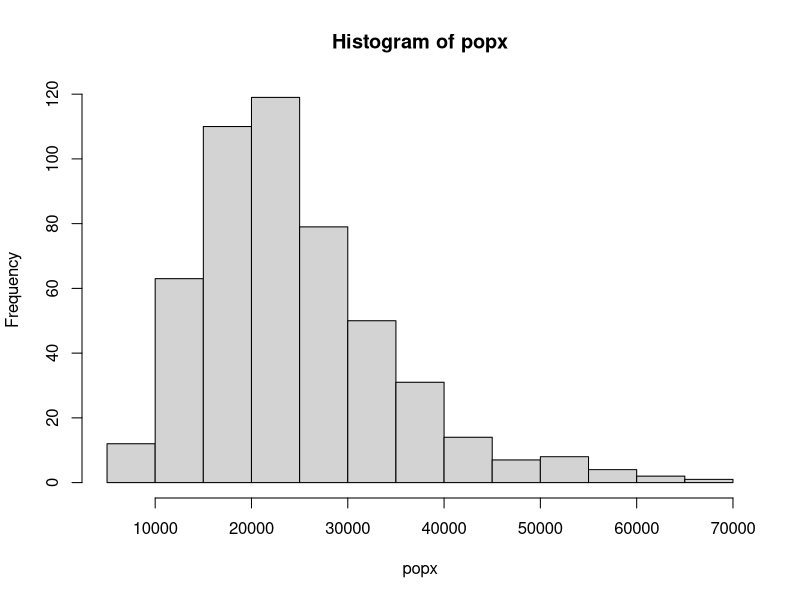
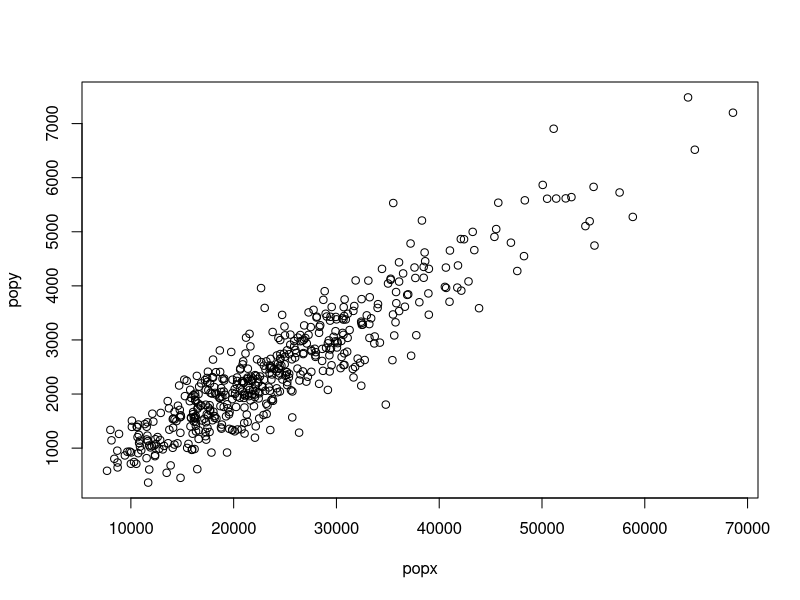
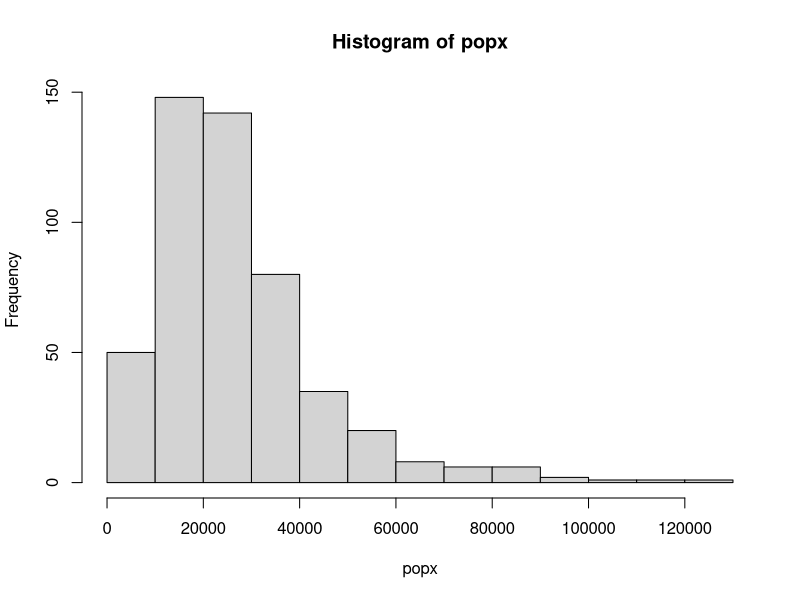
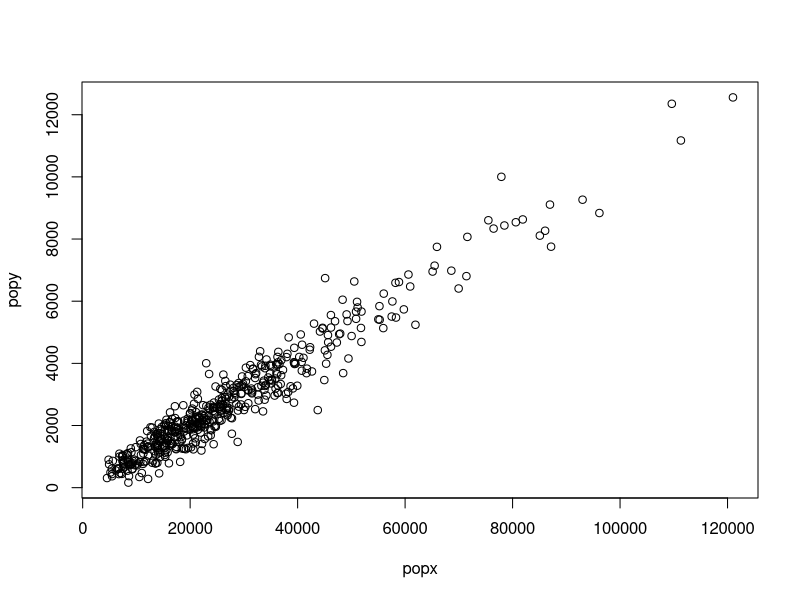
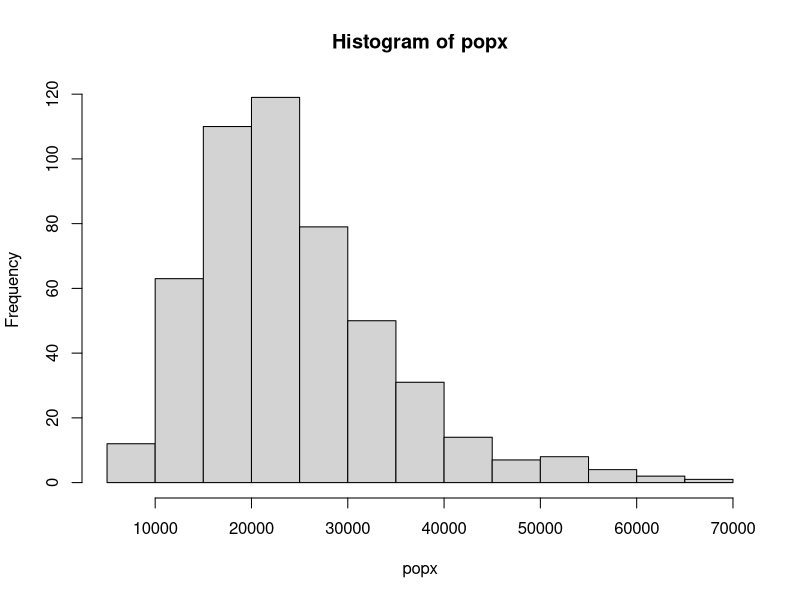
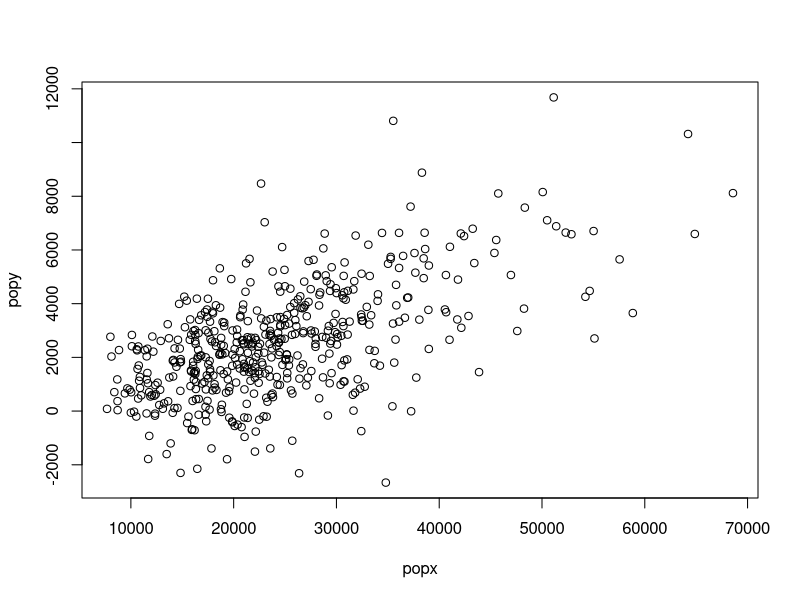
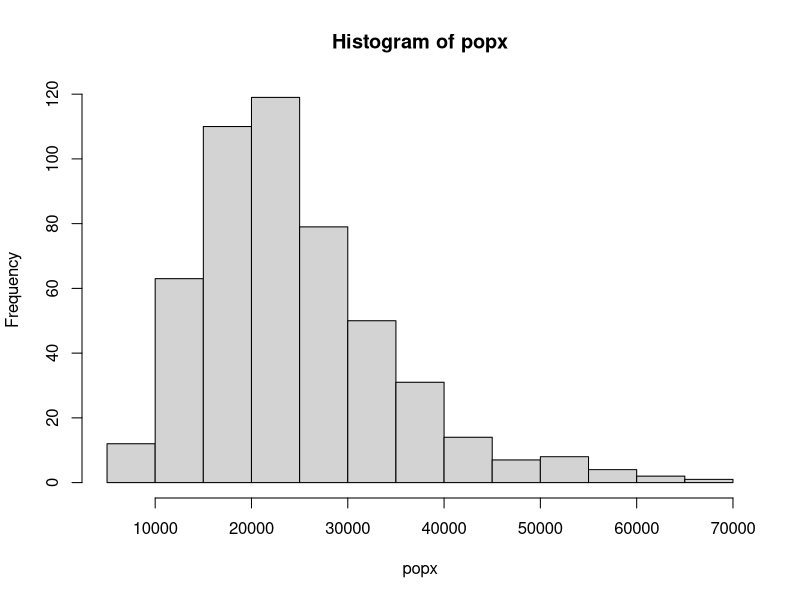
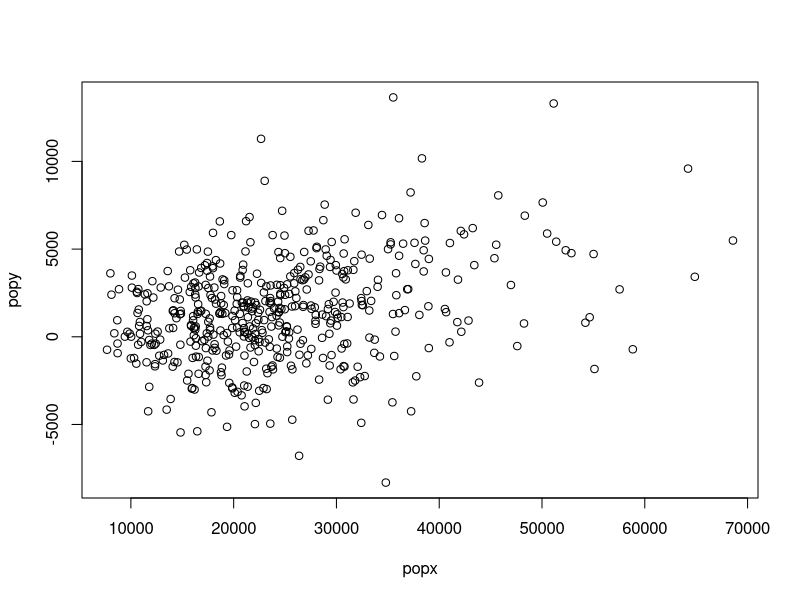

R code for these plots, in order:
## ---- chunk 1
getans<-function(est,stnderr,truetot)
{
  err<-abs(est-truetot)
  lwbd<-est -1.96*stnderr
  upbd<-est + 1.96*stnderr
  if(lwbd <= truetot & truetot <= upbd) { cov<-1}
  else {cov<-0}
  ans<-c(est,err,lwbd,upbd - lwbd,cov)
  return(ans)
}
srstot<-function(smp,popy)
{
  n<-length(smp)
  N<-length(popy)
  fpc<-1-n/N
  ysmp<-popy[smp]
  est<-N*mean(ysmp)
  stnderr<-N*sqrt((fpc/n)*var(ysmp))
  ans<-getans(est,stnderr,sum(popy))
  return(ans)
}
ratiotot<-function(smp,popy,popx)
{
        n <- length(smp)
        N<-length(popx)
        ff<-n/N
        ysamp<-popy[smp]
        xsamp<-popx[smp]
        tx<-sum(popx)
        trtot<-sum(popy)
        rhat <- sum(ysamp)/sum(xsamp)
        est <- rhat * tx
        dum1<-(N*N*(1-ff))/(n*(n-1))
        vartot <- dum1*sum((ysamp-rhat*xsamp)^2)
        stnderr<-sqrt(vartot)
         ans<-getans(est,stnderr,sum(popy))
        return(ans)
}


httot<-function(smp,popy,designwts)
{
  wts<-designwts[smp]
  est<-sum(wts*popy[smp])
  n<-length(smp)
  dum<-sum((n*wts*popy[smp] - est)^2)
  stnderr<-sqrt((1/(n*(n-1))*dum))
  ans<-getans(est,stnderr,sum(popy))
  return(ans)
}


compar3est<-function(popy,popx,design,n)
{
  designwts<-sum(design)/(n*design)
  smp<-sample(1:length(popy),n,replace=FALSE,prob=design)
  anssrs<-srstot(smp,popy)
  ansHT<-httot(smp,popy,designwts)
  ansratio<-ratiotot(smp,popy,popx)
  ans<-rbind(anssrs,ansHT,ansratio)
  return(ans)
}

compar3estlp<-function(popy,popx,design,n,R)
{
  ans<-matrix(0,3,5)
  for(i in 1:R){
    ans<-ans + compar3est(popy,popx,design,n)
  }
  ans<-round(ans/R,digits=3)
  return(ans)
}

#change this code for part c analysis
set.seed(2004)
popx<-rlnorm(500,10,.4)
hist(popx)
popy<-rnorm(500,0.1*popx,3*sqrt(popx))
plot(popx,popy)
sum(popy)
cor(popx,popy)
n<-50
R<-500
design<-popx
compar3estlp(popy,popx,design,n,R)
design<-rep(1,length(popy)) 
compar3estlp(popy,popx,design,n,R)
## ---- chunk 2
#change this code for part c analysis
set.seed(2004)
popx<-rlnorm(500,10,.6)
hist(popx)
popy<-rnorm(500,0.1*popx,3*sqrt(popx))
plot(popx,popy)
sum(popy)
cor(popx,popy)
n<-50
R<-500
design<-popx
compar3estlp(popy,popx,design,n,R)
design<-rep(1,length(popy)) 
compar3estlp(popy,popx,design,n,R)
## ---- chunk 3
#change this code for part d analysis; 
## specifically the correlation needs to change to 0.6 first
set.seed(2004)
popx<-rlnorm(500,10,.4)
hist(popx)
popy<-rnorm(500,0.1*popx,11*sqrt(popx))
plot(popx,popy)
sum(popy)
cor(popx,popy)
n<-50
R<-500
#Behave similary here
design<-popx
compar3estlp(popy,popx,design,n,R)
#Behave differently here; ratio outperform HT
design<-rep(1,length(popy)) 
compar3estlp(popy,popx,design,n,R)

#correlation to 0.3
set.seed(2004)
popx<-rlnorm(500,10,.4)
hist(popx)
popy<-rnorm(500,0.05*popx,18*sqrt(popx))
plot(popx,popy)
sum(popy)
cor(popx,popy)
n<-50
R<-500
#Behave similary here
design<-popx
compar3estlp(popy,popx,design,n,R)
#Behave differently here; ratio outperform HT
design<-rep(1,length(popy)) 
compar3estlp(popy,popx,design,n,R)
